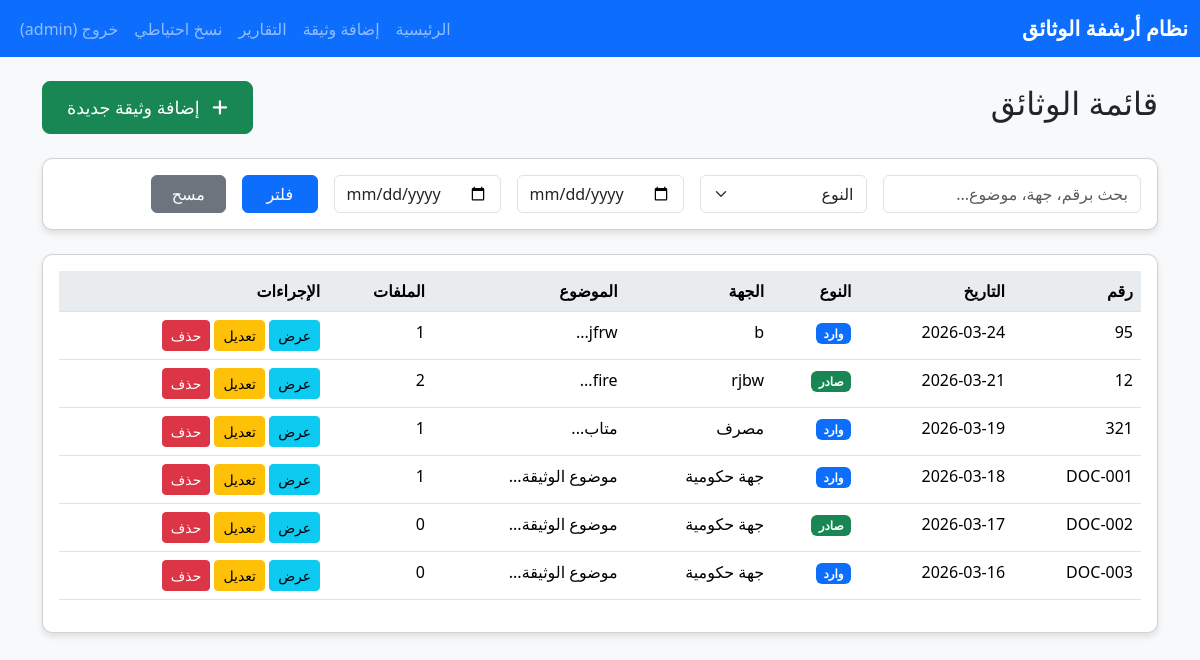
Page / (signed in) on the earlier database version.
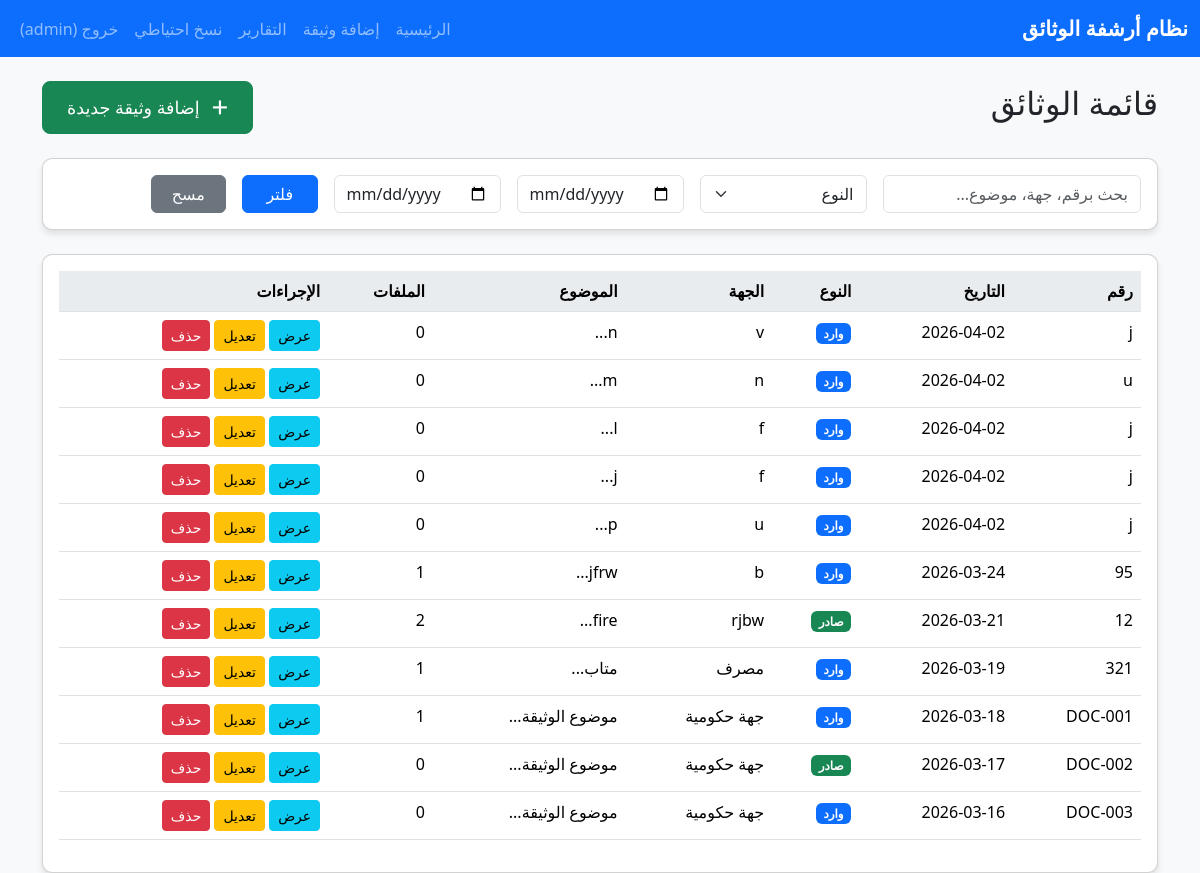
Same page on the later database version.
### models.py (models this page shows, shortened)
class User(UserMixin, db.Model):
    id = db.Column(db.Integer, primary_key=True)
    username = db.Column(db.String(80), unique=True, nullable=False)
    password_hash = db.Column(db.String(128), nullable=False)

class Document(db.Model):
    id = db.Column(db.Integer, primary_key=True)
    doc_number = db.Column(db.String(50), nullable=False)
    date = db.Column(db.Date, nullable=False)
    sender_receiver = db.Column(db.String(200), nullable=False)
    subject = db.Column(db.String(500), nullable=False)
    notes = db.Column(db.Text)
    doc_type = db.Column(db.String(10), nullable=False)  # 'incoming' or 'outgoing'
    created_at = db.Column(db.DateTime, default=datetime.utcnow)
    files = db.relationship('File', backref='document', lazy=True, cascade='all, delete-orphan')

### app.py (the view)
@app.route('/')
@login_required
def dashboard():
    search = request.args.get('search', '')
    doc_type = request.args.get('type', '')
    start_date = request.args.get('start_date')
    end_date = request.args.get('end_date')
    query = Document.query
    if search:
        query = query.filter(
            Document.doc_number.contains(search) |
            Document.sender_receiver.contains(search) |
            Document.subject.contains(search)
        )
    if doc_type:
        query = query.filter(Document.doc_type == doc_type)
    if start_date:
        query = query.filter(Document.date >= datetime.strptime(start_date, '%Y-%m-%d').date())
    if end_date:
        query = query.filter(Document.date <= datetime.strptime(end_date, '%Y-%m-%d').date())
    documents = query.order_by(Document.date.desc()).all()
    return render_template('dashboard.html', documents=documents, search=search, doc_type=doc_type, start_date=start_date, end_date=end_date)

### app.py (called while the page is built)
@login_manager.user_loader
def load_user(user_id):
    return User.query.get(int(user_id))

### templates/dashboard.html (shortened to what this page needs)
{% extends "base.html" %}
{% block content %}
<div class="d-flex justify-content-between align-items-center mb-4">
    <h2>قائمة الوثائق</h2>
    <a href="{{ url_for('add_document') }}" class="btn btn-success btn-lg">
        <i class="fas fa-plus"></i> إضافة وثيقة جديدة
    </a>
</div>
<div class="card mb-4">
    <div class="card-body">
        <form method="GET" class="row g-3">
            <div class="col-md-3">
                <input type="text" name="search" class="form-control" placeholder="بحث برقم، جهة، موضوع..." value="{{ search }}">
            </div>
            <div class="col-md-2">
                <select name="type" class="form-select">
                    <option value="">النوع</option>
                </select>
            </div>
            <div class="col-md-2">
                <input type="date" name="start_date" class="form-control" value="{{ start_date }}">
            </div>
            <div class="col-md-2">
                <input type="date" name="end_date" class="form-control" value="{{ end_date }}">
            </div>
            <div class="col-md-1">
                <button type="submit" class="btn btn-primary w-100">فلتر</button>
            </div>
            <div class="col-md-1">
                <a href="{{ url_for('dashboard') }}" class="btn btn-secondary w-100">مسح</a>
            </div>
        </form>
    </div>
</div>
<div class="card">
    <div class="card-body">
        {% if documents %}
        <div class="table-responsive">
            <table class="table table-hover">
                <thead>
                    <tr>
                        <th>رقم</th>
                        <th>التاريخ</th>
                        <th>النوع</th>
                        <th>الجهة</th>
                        <th>الموضوع</th>
                        <th>الملفات</th>
                        <th>الإجراءات</th>
                    </tr>
                </thead>
                <tbody>
                    {% for doc in documents %}
                    <tr>
                        <td>{{ doc.doc_number }}</td>
                        <td>{{ doc.date.strftime('%Y-%m-%d') }}</td>
                        <td><span class="badge bg-{% if doc.doc_type == 'وارد' %}primary{% else %}success{% endif %}">{{ doc.doc_type }}</span></td>
                        <td>{{ doc.sender_receiver }}</td>
                        <td>{{ doc.subject[:50] }}...</td>
                        <td>{{ doc.files|length }}</td>
                        <td>
                            <a href="{{ url_for('document', doc_id=doc.id) }}" class="btn btn-info btn-sm">عرض</a>
                            <a href="{{ url_for('edit_document', doc_id=doc.id) }}" class="btn btn-warning btn-sm">تعديل</a>
                            <a href="{{ url_for('delete_document', doc_id=doc.id) }}" class="btn btn-danger btn-sm" onclick="return confirm('تأكيد الحذف?')">حذف</a>
                        </td>
                    </tr>
                    {% endfor %}
                </tbody>
            </table>
        </div>
        {% else %}
        <div class="text-center py-5">
            <i class="fas fa-inbox fa-3x text-muted mb-3"></i>
            <h4>لا توجد وثائق</h4>
            <a href="{{ url_for('add_document') }}" class="btn btn-primary btn-lg">إضافة أول وثيقة</a>
        </div>
        {% endif %}
    </div>
</div>
{% endblock %}

### templates/base.html (shortened to what this page needs)
<!DOCTYPE html>
<html lang="ar" dir="rtl">
<head>
    <link href="https://cdn.jsdelivr.net/npm/bootstrap@5.3.3/dist/css/bootstrap.rtl.min.css" rel="stylesheet">
    <link href="https://cdnjs.cloudflare.com/ajax/libs/font-awesome/6.5.1/css/all.min.css" rel="stylesheet">
    <link href="{{ url_for('static', filename='css/arabic.css') }}" rel="stylesheet">
</head>
<body>
    <nav class="navbar navbar-expand-lg navbar-dark bg-primary">
        <div class="container-fluid">
            <a class="navbar-brand" href="{{ url_for('dashboard') }}">نظام أرشفة الوثائق</a>
            <div class="navbar-nav ms-auto">
                {% if current_user.is_authenticated %}
                <a class="nav-link" href="{{ url_for('dashboard') }}">الرئيسية</a>
                <a class="nav-link" href="{{ url_for('add_document') }}">إضافة وثيقة</a>
                <a class="nav-link" href="{{ url_for('reports') }}">التقارير</a>
                <a class="nav-link" href="{{ url_for('backup') }}">نسخ احتياطي</a>
                <a class="nav-link" href="{{ url_for('logout') }}">خروج ({{ current_user.username }})</a>
                {% endif %}
            </div>
        </div>
    </nav>
    <div class="container mt-4">
        {% block content %}{% endblock %}
    </div>
</body>
</html>

### static/css/arabic.css (style rules this page uses)
body { font-family: 'Segoe UI', Tahoma, Geneva, Verdana, sans-serif; background-color: #f8f9fa; }
.btn-lg { padding: 12px 24px; font-size: 1.1rem; border-radius: 8px; }
.btn { font-weight: 500; }
.card { box-shadow: 0 4px 6px rgba(0,0,0,0.1); border-radius: 10px; }
.table th { background-color: #e9ecef; border-top: none; }
.navbar-brand { font-weight: bold; font-size: 1.3rem; }
.btn-lg i { margin-left: 8px; }

Differences in the rows shown:
added Document: doc_number "j", date "2026-04-02", doc_type "وارد", sender_receiver "v", subject "n", files|length "0"
added Document: doc_number "u", date "2026-04-02", doc_type "وارد", sender_receiver "n", subject "m", files|length "0"
added Document: doc_number "j", date "2026-04-02", doc_type "وارد", sender_receiver "f", subject "l", files|length "0"
added Document: doc_number "j", date "2026-04-02", doc_type "وارد", sender_receiver "f", subject "j", files|length "0"
added Document: doc_number "j", date "2026-04-02", doc_type "وارد", sender_receiver "u", subject "p", files|length "0"
